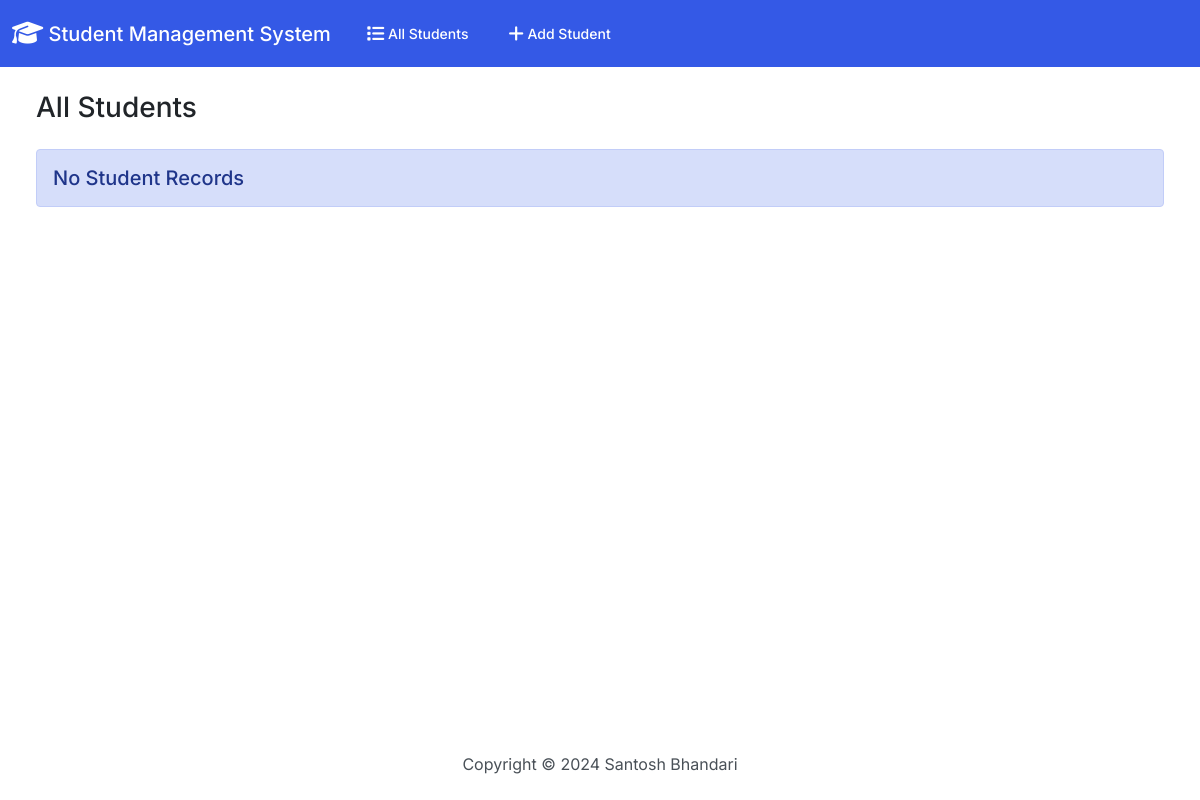
The app's page /, older data.
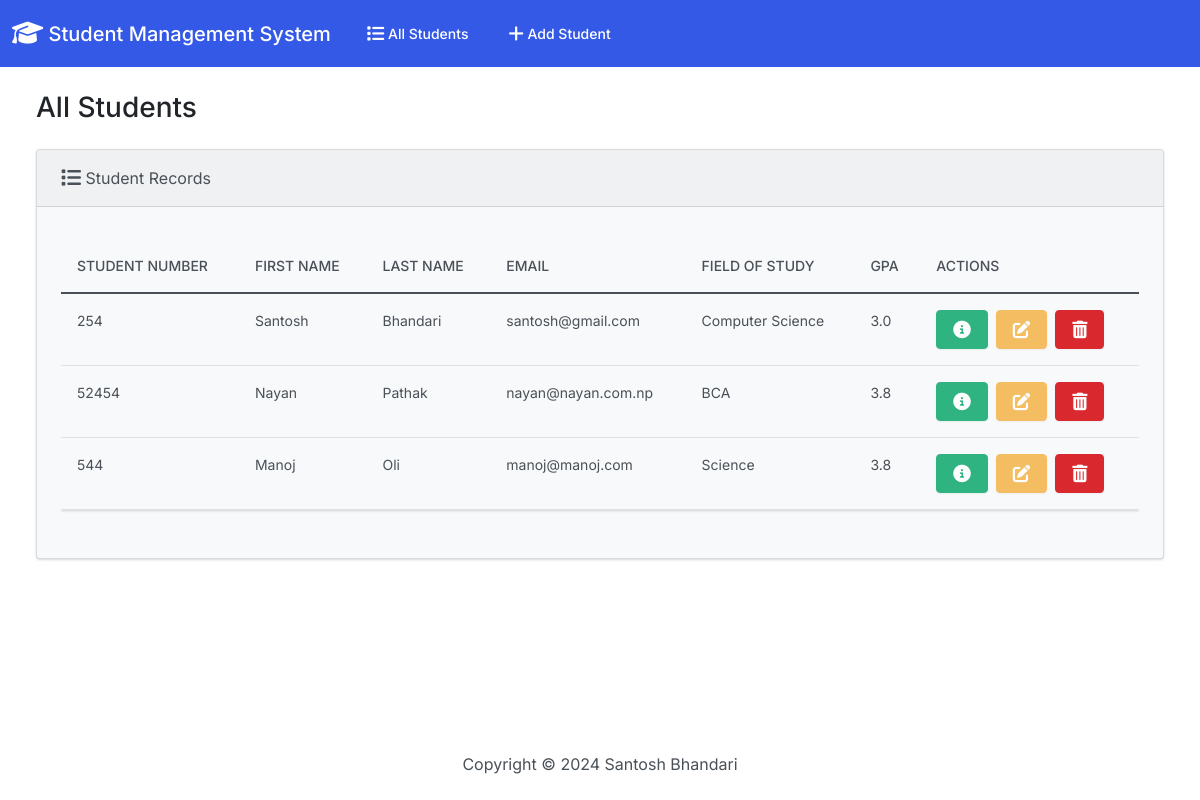
The same page, newer data.
### Student/models.py (models this page shows)
class Student(models.Model):
  student_number = models.PositiveIntegerField()
  first_name = models.CharField(max_length=50)
  last_name = models.CharField(max_length=50)
  email = models.EmailField(max_length=100)
  field_of_study = models.CharField(max_length=50)
  gpa = models.FloatField()

### Student/views.py (the view)
# urls.py: path('', views.index, name='index'),
def index(request):
  return render(request, 'index.html', {
    'students': Student.objects.all()
  })

### Templates/index.html (shortened to what this page needs)
{% extends "base.html" %}
{% block mainbody %}
<h3 class="m-4">All Students</h3>
<div class="row">
  <div class="col-12">
    {% if students %}
    <div class="card bg-light ms-4 me-4 mb-4">
      <div class="card-header">
        <i class="fa-solid fa-list fa-lg"></i> Student Records
      </div>
      <div class="card-body">
        <p class="card-text">
          <div class="table-responsive">
            <table class="table table-hover">
              <thead>
                <tr>
                  <th scope="col">Student Number</th>
                  <th scope="col">First Name</th>
                  <th scope="col">Last Name</th>
                  <th scope="col">Email</th>
                  <th scope="col">Field of Study</th>
                  <th scope="col">GPA</th>
                  <th scope="col">Actions</th>
                </tr>
              </thead>
              <tbody>
                {% for student in students %}
                  <tr>
                    <td>{{ student.student_number }}</td>
                    <td>{{ student.first_name }}</td>
                    <td>{{ student.last_name }}</td>
                    <td>{{ student.email }}</td>
                    <td>{{ student.field_of_study }}</td>
                    <td>{{ student.gpa }}</td>
                    <td>
                      <button type="button" class="btn btn-success me-1" href="{% url 'view_student' student.id %}" data-bs-toggle="modal" data-bs-target="#myModal{{student.id}}">
                      </button>
                      <a class="btn btn-warning me-1" href="{% url 'edit' student.id %}">
                      </a>
                      <button type="button" class="btn btn-danger" data-bs-toggle="modal" data-bs-target="#delete{{student.id}}">
                      </button>
                    </td>
                  </tr>
                {% endfor %}
              </tbody>
            </table>
          </div>
        </p>
      </div>
    </div>
    {% else %}
      <h5 class="alert alert-primary ms-4 me-4">No Student Records</h5>
    {% endif %}
  </div>
</div>
{% endblock %}

### Templates/base.html (shortened to what this page needs)
{% load static %}
<!DOCTYPE html>
<html lang="en">
  <head>
    <link rel="stylesheet" href="https://cdnjs.cloudflare.com/ajax/libs/font-awesome/6.1.1/css/all.min.css">
    <link href="{% static 'css/bootstrap.min.css' %}" rel="stylesheet">
  </head>
  <body class="d-flex flex-column min-vh-100">
    <nav class="navbar navbar-expand-lg navbar-dark bg-primary">
      <div class="container-fluid">
        <a class="navbar-brand" href="{% url 'index' %}">
          <i class="fa-solid fa-graduation-cap fa-lg"></i> Student Management System
        </a>
        <div class="collapse navbar-collapse" id="navbarColor01">
          <ul class="navbar-nav me-auto">
            <li class="nav-item">
              <a class="nav-link" href="{% url 'index' %}">
                 All Students
              </a>
            </li>
            <li class="nav-item">
              <a class="nav-link" href="{% url 'add' %}">
                 Add Student
              </a>
            </li>
          </ul>
        </div>
      </div>
    </nav>
    <div class="container-fluid">
      {% block mainbody %}
      {% endblock %}
    </div>
    <footer class="mt-auto mb-4">
      <div class="text-center">
        <span>
          Copyright &copy; <script>document.write(new Date().getFullYear())</script> Santosh Bhandari
        </span>
      </div>
    </footer>
  </body>
</html>

Row changes from the older to the newer data that the page shows:
added Student: student_number "254", first_name "Santosh", last_name "Bhandari", email "santosh@gmail.com", field_of_study "Computer Science", gpa "3.0"
added Student: student_number "52454", first_name "Nayan", last_name "Pathak", email "nayan@nayan.com.np", field_of_study "BCA", gpa "3.8"
added Student: student_number "544", first_name "Manoj", last_name "Oli", email "manoj@manoj.com", field_of_study "Science", gpa "3.8"
Text that changed along with them:
text no longer shown: "No Student Records"
text now shown: "Student Records STUDENT NUMBER FIRST NAME LAST NAME EMAIL FIELD OF STUDY GPA ACTIONS"
